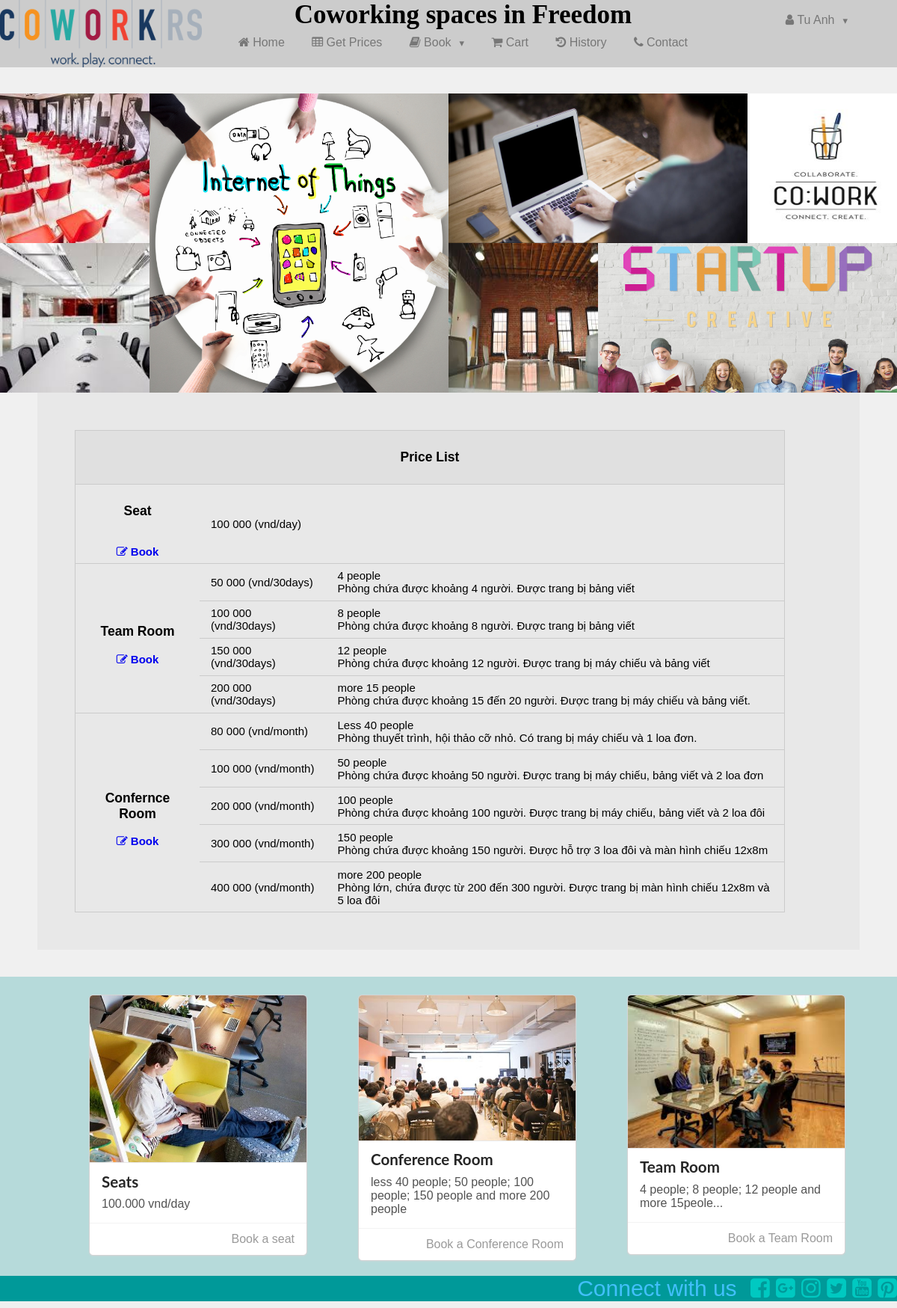
/Manage/Member/Book.php (signed in), run on the app's committed database.
### tables this page shows
CREATE TABLE `teamroomtypes` (
  `code` varchar(5) NOT NULL,
  `name` varchar(20) NOT NULL,
  `pricePerMonth` float NOT NULL,
  `note` text
);

CREATE TABLE `conferenceroomtypes` (
  `code` varchar(5) NOT NULL,
  `name` varchar(20) NOT NULL,
  `pricePerHour` float NOT NULL,
  `note` text
);

### Model/Dao/usersDao.php (called while the page is built, shortened)
<?php
	class usersDao extends baseDao
	{
		public static function instance()
		{
			return new usersDao();
		}
		public function getName($user)
		{
			$query = "SELECT concat(firstName, ' ',lastName) as Name from users  WHERE username='$user'";
			$result = $this->executeSelect($query);
			$row= mysqli_fetch_array($result);
			return $row['Name'];
		}
	}
?>

### Model/Dao/baseDao.php (called while the page is built, shortened)
<?php
class baseDao
{
	private $con;
	private $host;
	private $userDB;
	private $passDB;
	private $dbname;
	public function __construct()
	{
		$this->host="localhost";
		$this->userDB="root";
		$this->passDB="";
		$this->dbname="booking_reserve";
	}
	protected function ConnectDB()
	{
		$this->con= mysqli_connect($this->host, $this->userDB, $this->passDB, $this->dbname);
		mysqli_set_charset($this->con,'utf8');
	}
	protected function executeSelect($query)
	{
		return mysqli_query($this->con,$query);
	}
}
?>

### Views/Member/booking/bookView.php (called while the page is built, shortened)
<?php
class bookView
{
	public static function BangGia($SeatPrice,$arrTeamRoomPrice,$arrConfRoomPrice)
	{
		include('PriceList.php');
	}
}
?>

### Model/Dto/seatsDto.php (called while the page is built, shortened)
<?php
class seatsDto
{
	private $priceperday;
	public function setpriceperday($priceperday)
	{
		$this->priceperday=$priceperday;
	}
	public function getpriceperday()
	{
		return $this->priceperday;
	}
}
?>

### Model/Dao/bookDao.php (called while the page is built, shortened)
<?php
class bookDao extends baseDao
{
	public function SeatPrice()
	{
		$arr=array();
		$query = "select DISTINCT(pricePerDay) from seats";
		$result=$this->executeSelect($query);
		while($row= mysqli_fetch_array($result))
		{
			$a= new seatsDto();
			$a->setpriceperday($row['pricePerDay']);
			$arr[]=$a;
		}
		return $arr;
	}
	public function TeamRoomTypes()
	{
		$arr=array();
		$query = "SELECT * FROM teamroomtypes";
		$result=$this->executeSelect($query);
		while($row= mysqli_fetch_array($result))
		{
			$a= new teamroomtypesDto();
			$a->setcode($row['code']);
			$a->setname($row['name']);
			$a->setpricePerMonth($row['pricePerMonth']);
			$a->setnote($row['note']);
			$arr[]=$a;
		}
		return $arr;
	}
	public function ConferenceRoomTypes()
	{
		$arr=array();
		$query = "SELECT * FROM conferenceroomtypes";
		$result=$this->executeSelect($query);
		while($row= mysqli_fetch_array($result))
		{
			$a= new conferenceroomtypesDto();
			$a->setcode($row['code']);
			$a->setname($row['name']);
			$a->setpricePerHour($row['pricePerHour']);
			$a->setnote($row['note']);
			$arr[]=$a;
		}
		return $arr;
	}
}
?>

### Model/Logic/bookLogic.php (called while the page is built, shortened)
<?php
class bookLogic
{
	public static function instance()
	{
		return new bookLogic();
	}
	public function SeatPrice()
	{
		return bookDao::instance()->SeatPrice();
	}
	public function TeamRoomTypes()
	{
		return bookDao::instance()->TeamRoomTypes();
	}
	public function ConferenceRoomTypes()
	{
		return bookDao::instance()->ConferenceRoomTypes();
	}
}
?>

### Model/Dto/teamroomtypesDto.php (called while the page is built, shortened)
<?php
	class teamroomtypesDto
	{
		private  $name;
		private  $pricePerMonth;
		private  $note;
		public function setname($name)
		{
			$this->name = $name;
		}
		public function getname()
		{
			return $this->name;
		}
		public function setpricePerMonth($pricePerMonth)
		{
			$this->pricePerMonth = $pricePerMonth;
		}
		public function getpricePerMonth()
		{
			return $this->pricePerMonth;
		}
		public function setnote($note)
		{
			$this->note = $note;
		}
		public function getnote()
		{
			return $this->note;
		}
	}
?>

### Model/Dto/conferenceroomtypesDto.php (called while the page is built, shortened)
<?php
	class conferenceroomtypesDto
	{
		private  $name;
		private  $pricePerHour;
		private  $note;
		public function setname($name)
		{
			$this->name = $name;
		}
		public function getname()
		{
			return $this->name;
		}
		public function setpricePerHour($pricePerHour)
		{
			$this->pricePerHour = $pricePerHour;
		}
		public function getpricePerHour()
		{
			return $this->pricePerHour;
		}
		public function setnote($note)
		{
			$this->note = $note;
		}
		public function getnote()
		{
			return $this->note;
		}
	}
?>

### Views/Member/booking/PriceList.php (the view, shortened to what this page needs)
<?php
	$checksess=false;
	if(isset($_SESSION['user']) && isset($_SESSION['pass']) && $_SESSION['role']=2)
		$checksess=true;
?>
<!DOCTYPE html PUBLIC "-//W3C//DTD XHTML 1.0 Transitional//EN" "http://www.w3.org/TR/xhtml1/DTD/xhtml1-transitional.dtd">
<html xmlns="http://www.w3.org/1999/xhtml">
<head>
</head>
<body>
<table border="1" cellspacing="0" width="950px" class="pure-table pure-table-horizontal">
<thead>
    <tr>
        <th colspan="3"><h3 align="center">Price List</h3></th>
    </tr>
</thead>
<tbody>
  <tr>
    <th rowspan="<?php echo count($SeatPrice)+1 ?>"><h3>Seat</h3><br />
    	<?php if($checksess) echo "<a href='?action=seats'><i class=\"fa fa-pencil-square-o\"></i> Book</a>"; else{?>
        <a onclick="return confirm ('You have to login to book')" href="#content"><i class="fa fa-pencil-square-o"></i> Book</a><?php }?>
    </th>
  </tr>
<?php foreach($SeatPrice as $seatDto){ ?>
  <tr id="emp">
    <td colspan="2"><?php echo $seatDto->getpriceperday(); ?> 000 (vnd/day)</td>
  </tr>
<?php } ?>
 <tr>
    <th rowspan="<?php echo count($arrTeamRoomPrice)+1 ?>"><h3>Team Room</h3>
    	<?php if($checksess) echo "<a href='?action=teamroom'><i class=\"fa fa-pencil-square-o\"></i> Book</a>"; else{?>
        <a onclick="return confirm ('You have to login to book')" href="#content"><i class="fa fa-pencil-square-o"></i> Book</a><?php }?>
    </th>
  </tr>
<?php foreach($arrTeamRoomPrice as $teamroomtype) {?>
 <tr id="emp">
    <td><?php echo $teamroomtype->getpricePerMonth(); ?> 000 (vnd/30days)</td>
    <td><?php echo $teamroomtype->getname()."<br/>".$teamroomtype->getnote(); ?></td>
  </tr>
<?php } ?>
 <tr>
    <th scope="row" rowspan="<?php echo count($arrConfRoomPrice)+1 ?>"><h3>Confernce Room</h3>
	   <?php if($checksess) echo "<a href='?action=conferenceroom'><i class=\"fa fa-pencil-square-o\"></i> Book</a>"; else {?>
        <a onclick="return confirm ('You have to login to book')" href="#content"><i class="fa fa-pencil-square-o"></i> Book</a><?php }?>
    </th>
  </tr>
<?php foreach($arrConfRoomPrice as $teamroomtype) {?>
 <tr id="emp">
    <td><?php echo $teamroomtype->getpricePerHour(); ?> 000 (vnd/month)</td>
    <td><?php echo $teamroomtype->getname()."<br/>".$teamroomtype->getnote(); ?></td>
  </tr>
<?php } ?>
</tbody>
</table>
</body>
</html>

### Manage/Member/Book.php (shortened to what this page needs)
<?php
  include("../../Model/Dao/baseDao.php");
  include("../../Model/Dao/bookDao.php");
  include("../../Model/Dao/usersDao.php");
  include("../../Model/Logic/bookLogic.php");
  include("../../Views/Member/booking/bookView.php");
  include("../../Controllers/Member/bookController.php");
  include("../../Model/Dto/seatsDto.php");
  include("../../Model/Dto/teamroomtypesDto.php");
  include("../../Model/Dto/conferenceroomtypesDto.php");
?>
<!DOCTYPE html PUBLIC "-//W3C//DTD XHTML 1.0 Transitional//EN" "http://www.w3.org/TR/xhtml1/DTD/xhtml1-transitional.dtd">
<html xmlns="http://www.w3.org/1999/xhtml">
<head>
</head>
<link rel="stylesheet" type="text/css" href="../../CssJavaScriptJquery/CSS/HomeCSS.css"/>
<body>
<div id="header" class="pure-g">
  <div id="menubar" class="pure-u-1-1">
    <div id="logo" class="pure-u-1-5">
    	<img id="logoimage" src="../../images/images.png"/>
    </div>
    <div id="menu" class="pure-u-5-8" >
      <p align="center"><strong>Coworking spaces in Freedom</strong></p>
        <div class="pure-menu pure-menu-horizontal" id="tuckedMenu" align="center">
            <ul class="pure-menu-list">
                <li class="pure-menu-item">
                    <a href="HomeMember.php#content" class="pure-menu-link">
                        <i class="fa fa-home"></i> Home
                    </a>
                </li>
                <li class="pure-menu-item">
                    <a href="Book.php#content" class="pure-menu-link">
                        <i class="fa fa-table"></i> Get Prices
                    </a>
                </li>
                <li class="pure-menu-item pure-menu-has-children pure-menu-allow-hover">
                    <a id="menuLink1" class="pure-menu-link">
                        <i class="fa fa-book"></i> Book
                    </a>
                </li>
                <li class="pure-menu-item">
                    <a href="Book.php?action=cart#content" class="pure-menu-link">
                        <i class="fa fa-shopping-cart"></i> Cart
                    </a>
                </li>
                <li class="pure-menu-item">
                    <a href="History.php#content" class="pure-menu-link">
                        <i class="fa fa-history"></i> History
                    </a>
                </li>
                <li class="pure-menu-item">
                    <a href="Contact.php#content" class="pure-menu-link">
                        <i class="fa fa-phone"></i> Contact
                    </a>
                </li>
            </ul>
        </div>
    </div>
      <div class="pure-u-1-4" id="user">
          <div class="pure-menu pure-menu-horizontal" id="tuckedMenu">
              <ul class="pure-menu-list">
                  <li class="pure-menu-item pure-menu-has-children pure-menu-allow-hover">
                      <a id="menuLink1" class="pure-menu-link">
                          <i class="fa fa-user"></i>
                          <?php echo usersDao::instance()->getName($_SESSION['user']); ?>
                      </a>
                  </li>
              </ul>
          </div>
      </div>
</div>
</div>
  <div id="images">
  	<div><img id="img1" src="../../images/images (5).jpg" /></div>
    <div><img id="img2" src="../../images/images (3).jpg"/></div>
    <div><img id="img3" src="../../images/download (4).jpg"/></div>
    <div><img id="img4" src="../../images/hero-b-img-a.png"/></div>
    <div><img id="img5" src="../../images/Start_up_Startup-e1489470260829-770x435.jpg" /></div>
    <div><img id="img6" src="../../images/eda9f368b6ad49b6674a33f4f61efe0c.jpg" /></div>
    <div><img id="img7" src="../../images/images (4).jpg"/></div>
  </div>
<div id="content" >
	<?php bookController::instance()->invoke(); ?>
</div>
<div id="footer1">
	<div id="book" class="ui link cards">
    	<div id="bookseat">
        	<div class="ui card">
              <div class="image">
                <img src="../../images/87c4261d7192f410234717ff4f5f9d80.jpg">
              </div>
              <div class="content">
                <a class="header">Seats</a>
                <div class="description">
                    100.000 vnd/day
                </div>
              </div>
              <div class="extra content">
                <div class="right floated author">
                 <a href="Book.php?action=seats">Book a seat</a>
                </div>
              </div>
            </div>
        </div>
        <div id="teamroomseat" >
        	<div class="ui card">
              <div class="image">
                <img src="../../images/download (7).jpg">
              </div>
              <div class="content">
                <a class="header">Team Room</a>
                <div class="description">
                    4 people; 8 people; 12 people and more 15peole...
                </div>
              </div>
              <div class="extra content">
                <div class="right floated author">
                 <a href="Book.php?action=teamroom">Book a Team Room</a>
                </div>
              </div>
            </div>
        </div>
        <div id="conferenceRoom" >
        	<div class="ui card">
              <div class="image">
                <img src="../../images/18582257_495622294102699_6575871928601094448_n.jpg">
              </div>
              <div class="content">
                <a class="header">Conference Room</a>
                <div class="description">
                    less 40 people; 50 people; 100 people; 150 people and more 200 people
                </div>
              </div>
              <div class="extra content">
                <div class="right floated author">
                 <a href="Book.php?action=conferenceroom">Book a Conference Room</a>
                </div>
              </div>
            </div>
        </div>
    </div>
</div>
<div id="common">
    <span>Connect with us</span>
    <a href="https://www.facebook.com"><i class="fa fa-facebook-square"></i></a>
    <a href="https://plus.google.com"><i class="fa fa-google-plus-square"></i></a>
    <a href="https://www.instagram.com"><i class="fa fa-instagram"></i></a>
    <a href="https://twitter.com"><i class="fa fa-twitter-square"></i></a>
    <a href="https://www.youtube.com"><i class="fa fa-youtube-square"></i></a>
    <a href="https://www.pinterest.com"><i class="fa fa-pinterest-square"></i></a>
</div>
</body>
</html>

### Controllers/Member/bookController.php (shortened to what this page needs)
<?php
class bookController
{
	public static function instance()
	{
		return new bookController();
	}
	public function invoke()
	{
		$action="";
		switch($action)
		{
			case "":
				$seatPrice=bookLogic::instance()->SeatPrice();
				$TeamRoomPrice=bookLogic::instance()->TeamRoomTypes();
				$ConferenceRoomPrice=bookLogic::instance()->ConferenceRoomTypes();
				bookView::BangGia($seatPrice,$TeamRoomPrice,$ConferenceRoomPrice);
				break;
		}
	}
}
?>

### Views/Member/booking/PriceList.php (style rules this page uses)
table { font-family:Tahoma, Geneva, sans-serif; font-size:15px; }

### data on the page
teamroomtypes: pricePerMonth "50", name "4 people", note "Phòng chứa được khoảng 4 người. Được trang bị bảng viết"
teamroomtypes: pricePerMonth "100", name "8 people", note "Phòng chứa được khoảng 8 người. Được trang bị bảng viết"
teamroomtypes: pricePerMonth "150", name "12 people", note "Phòng chứa được khoảng 12 người. Được trang bị máy chiếu và bảng viết"
teamroomtypes: pricePerMonth "200", name "more 15 people", note "Phòng chứa được khoảng 15 đến 20 người. Được trang bị máy chiếu và bảng viết."
conferenceroomtypes: pricePerHour "80", name "Less 40 people", note "Phòng thuyết trình, hội thảo cỡ nhỏ. Có trang bị máy chiếu và 1 loa đơn."
conferenceroomtypes: pricePerHour "100", name "50 people", note "Phòng chứa được khoảng 50 người. Được trang bị máy chiếu, bảng viết và 2 loa đơn"
conferenceroomtypes: pricePerHour "200", name "100 people", note "Phòng chứa được khoảng 100 người. Được trang bị máy chiếu, bảng viết và 2 loa đôi"
conferenceroomtypes: pricePerHour "300", name "150 people", note "Phòng chứa được khoảng 150 người. Được hỗ trợ 3 loa đôi và màn hình chiếu 12x8m"
conferenceroomtypes: pricePerHour "400", name "more 200 people", note "Phòng lớn, chứa được từ 200 đến 300 người. Được trang bị màn hình chiếu 12x8m và 5 loa đôi"

### other printed values
usersDao::instance()->getName($_SESSION['user']) "Tu Anh"
$seatDto->getpriceperday() "100"
